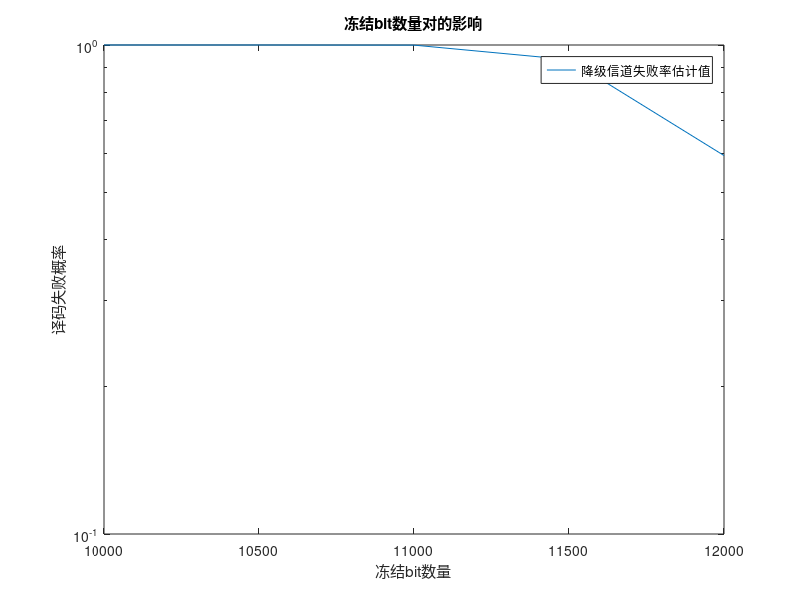

Reproduce this figure in MATLAB.
%传统polar应用模式性能分析——IR
N=2^16;
Eu=0.02;
load('65536_0.02.mat')
C=-Eu*log2(Eu)-(1-Eu)*log2(1-Eu);
min=ceil(N*C);
number_frozen_bits=10000:500:12000;
[PD,W]=sort(PeD, 'descend');

fer_est_D=zeros(1,length(number_frozen_bits));

 for loop=1:length(number_frozen_bits)

ber_D=PeD(sort(W(number_frozen_bits(loop)+1:N)));
frist_D=zeros(1,length(ber_D));
frist_D(1)=ber_D(1);
for i=2:length(ber_D)
frist_D(i)=prod(1-ber_D(1:i-1))*ber_D(i);
end
fer_est_D(loop)=sum(frist_D);
 end
 
 
 %% 画图
semilogy(number_frozen_bits(1:length(fer_est_D)),fer_est_D);
title('冻结bit数量对的影响')
xlabel('冻结bit数量') 
ylabel('译码失败概率')
legend('降级信道失败率估计值')
